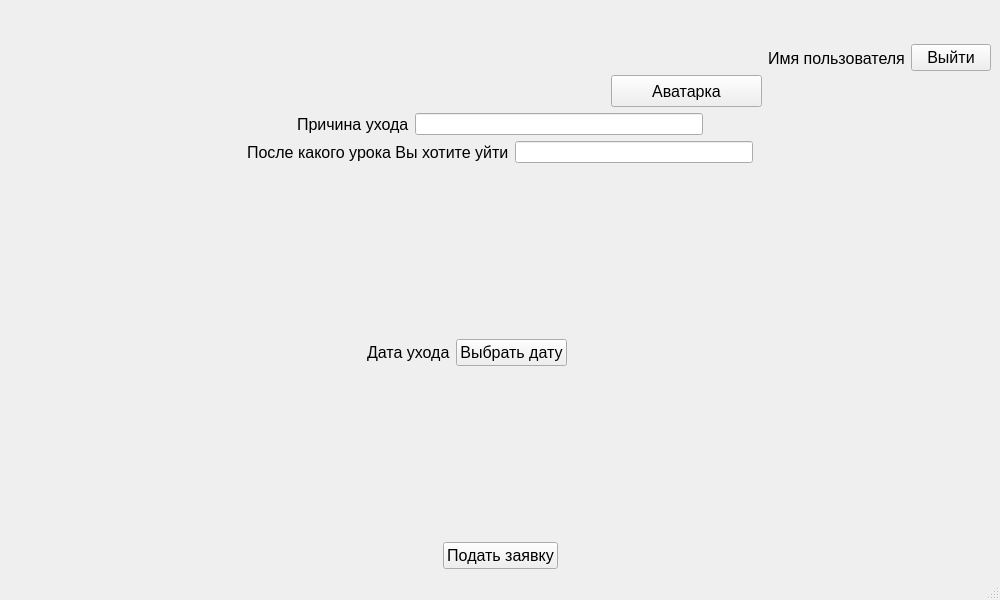
<?xml version="1.0" encoding="UTF-8"?>
<ui version="4.0">
 <class>MainWindow</class>
 <widget class="QMainWindow" name="MainWindow">
  <property name="geometry">
   <rect>
    <x>0</x>
    <y>0</y>
    <width>1000</width>
    <height>600</height>
   </rect>
  </property>
  <property name="maximumSize">
   <size>
    <width>16777215</width>
    <height>16777215</height>
   </size>
  </property>
  <property name="windowTitle">
   <string>MainWindow</string>
  </property>
  <property name="layoutDirection">
   <enum>Qt::LeftToRight</enum>
  </property>
  <widget class="QWidget" name="centralwidget">
   <layout class="QVBoxLayout" name="verticalLayout">
    <item>
     <layout class="QHBoxLayout" name="horizontalLayout_3">
      <item>
       <spacer name="horizontalSpacer">
        <property name="orientation">
         <enum>Qt::Horizontal</enum>
        </property>
        <property name="sizeHint" stdset="0">
         <size>
          <width>40</width>
          <height>20</height>
         </size>
        </property>
       </spacer>
      </item>
      <item>
       <spacer name="horizontalSpacer_12">
        <property name="orientation">
         <enum>Qt::Horizontal</enum>
        </property>
        <property name="sizeHint" stdset="0">
         <size>
          <width>40</width>
          <height>20</height>
         </size>
        </property>
       </spacer>
      </item>
      <item>
       <spacer name="horizontalSpacer_13">
        <property name="orientation">
         <enum>Qt::Horizontal</enum>
        </property>
        <property name="sizeHint" stdset="0">
         <size>
          <width>40</width>
          <height>20</height>
         </size>
        </property>
       </spacer>
      </item>
      <item>
       <spacer name="horizontalSpacer_14">
        <property name="orientation">
         <enum>Qt::Horizontal</enum>
        </property>
        <property name="sizeHint" stdset="0">
         <size>
          <width>40</width>
          <height>20</height>
         </size>
        </property>
       </spacer>
      </item>
      <item>
       <layout class="QVBoxLayout" name="verticalLayout_2">
        <item>
         <layout class="QHBoxLayout" name="horizontalLayout_6">
          <item>
           <spacer name="horizontalSpacer_11">
            <property name="orientation">
             <enum>Qt::Horizontal</enum>
            </property>
            <property name="sizeHint" stdset="0">
             <size>
              <width>40</width>
              <height>20</height>
             </size>
            </property>
           </spacer>
          </item>
          <item>
           <widget class="QLabel" name="label_6">
            <property name="sizePolicy">
             <sizepolicy hsizetype="Fixed" vsizetype="Fixed">
              <horstretch>0</horstretch>
              <verstretch>0</verstretch>
             </sizepolicy>
            </property>
            <property name="minimumSize">
             <size>
              <width>60</width>
              <height>60</height>
             </size>
            </property>
            <property name="maximumSize">
             <size>
              <width>60</width>
              <height>60</height>
             </size>
            </property>
            <property name="text">
             <string/>
            </property>
           </widget>
          </item>
          <item>
           <spacer name="horizontalSpacer_10">
            <property name="orientation">
             <enum>Qt::Horizontal</enum>
            </property>
            <property name="sizeHint" stdset="0">
             <size>
              <width>40</width>
              <height>20</height>
             </size>
            </property>
           </spacer>
          </item>
         </layout>
        </item>
        <item>
         <widget class="QPushButton" name="pushButton_5">
          <property name="sizePolicy">
           <sizepolicy hsizetype="Minimum" vsizetype="Fixed">
            <horstretch>0</horstretch>
            <verstretch>0</verstretch>
           </sizepolicy>
          </property>
          <property name="minimumSize">
           <size>
            <width>60</width>
            <height>32</height>
           </size>
          </property>
          <property name="maximumSize">
           <size>
            <width>16777215</width>
            <height>16777215</height>
           </size>
          </property>
          <property name="font">
           <font>
            <pointsize>12</pointsize>
           </font>
          </property>
          <property name="text">
           <string>Аватарка</string>
          </property>
          <property name="autoRepeat">
           <bool>false</bool>
          </property>
         </widget>
        </item>
       </layout>
      </item>
      <item>
       <widget class="QLabel" name="label_4">
        <property name="font">
         <font>
          <pointsize>12</pointsize>
         </font>
        </property>
        <property name="text">
         <string>Имя пользователя</string>
        </property>
       </widget>
      </item>
      <item>
       <widget class="QPushButton" name="pushButton_4">
        <property name="font">
         <font>
          <pointsize>12</pointsize>
         </font>
        </property>
        <property name="text">
         <string>Выйти</string>
        </property>
        <property name="autoRepeat">
         <bool>false</bool>
        </property>
       </widget>
      </item>
     </layout>
    </item>
    <item>
     <layout class="QHBoxLayout" name="horizontalLayout">
      <item>
       <spacer name="horizontalSpacer_2">
        <property name="orientation">
         <enum>Qt::Horizontal</enum>
        </property>
        <property name="sizeHint" stdset="0">
         <size>
          <width>40</width>
          <height>20</height>
         </size>
        </property>
       </spacer>
      </item>
      <item>
       <widget class="QLabel" name="label">
        <property name="font">
         <font>
          <pointsize>12</pointsize>
         </font>
        </property>
        <property name="text">
         <string>Причина ухода</string>
        </property>
       </widget>
      </item>
      <item>
       <widget class="QLineEdit" name="lineEdit"/>
      </item>
      <item>
       <spacer name="horizontalSpacer_6">
        <property name="orientation">
         <enum>Qt::Horizontal</enum>
        </property>
        <property name="sizeHint" stdset="0">
         <size>
          <width>40</width>
          <height>20</height>
         </size>
        </property>
       </spacer>
      </item>
     </layout>
    </item>
    <item>
     <layout class="QHBoxLayout" name="horizontalLayout_2">
      <item>
       <spacer name="horizontalSpacer_3">
        <property name="orientation">
         <enum>Qt::Horizontal</enum>
        </property>
        <property name="sizeHint" stdset="0">
         <size>
          <width>40</width>
          <height>20</height>
         </size>
        </property>
       </spacer>
      </item>
      <item>
       <widget class="QLabel" name="label_2">
        <property name="font">
         <font>
          <pointsize>12</pointsize>
         </font>
        </property>
        <property name="text">
         <string>После какого урока Вы хотите уйти</string>
        </property>
       </widget>
      </item>
      <item>
       <widget class="QLineEdit" name="lineEdit_2"/>
      </item>
      <item>
       <spacer name="horizontalSpacer_7">
        <property name="orientation">
         <enum>Qt::Horizontal</enum>
        </property>
        <property name="sizeHint" stdset="0">
         <size>
          <width>40</width>
          <height>20</height>
         </size>
        </property>
       </spacer>
      </item>
     </layout>
    </item>
    <item>
     <layout class="QHBoxLayout" name="horizontalLayout_4">
      <item>
       <spacer name="horizontalSpacer_4">
        <property name="orientation">
         <enum>Qt::Horizontal</enum>
        </property>
        <property name="sizeHint" stdset="0">
         <size>
          <width>40</width>
          <height>20</height>
         </size>
        </property>
       </spacer>
      </item>
      <item>
       <widget class="QLabel" name="label_3">
        <property name="font">
         <font>
          <pointsize>12</pointsize>
         </font>
        </property>
        <property name="text">
         <string>Дата ухода</string>
        </property>
       </widget>
      </item>
      <item>
       <widget class="QPushButton" name="pushButton">
        <property name="font">
         <font>
          <pointsize>12</pointsize>
         </font>
        </property>
        <property name="text">
         <string>Выбрать дату</string>
        </property>
       </widget>
      </item>
      <item>
       <widget class="QLabel" name="label_5">
        <property name="sizePolicy">
         <sizepolicy hsizetype="Fixed" vsizetype="Preferred">
          <horstretch>0</horstretch>
          <verstretch>0</verstretch>
         </sizepolicy>
        </property>
        <property name="minimumSize">
         <size>
          <width>60</width>
          <height>0</height>
         </size>
        </property>
        <property name="text">
         <string/>
        </property>
       </widget>
      </item>
      <item>
       <spacer name="horizontalSpacer_8">
        <property name="orientation">
         <enum>Qt::Horizontal</enum>
        </property>
        <property name="sizeHint" stdset="0">
         <size>
          <width>40</width>
          <height>20</height>
         </size>
        </property>
       </spacer>
      </item>
     </layout>
    </item>
    <item>
     <layout class="QHBoxLayout" name="horizontalLayout_5">
      <item>
       <spacer name="horizontalSpacer_5">
        <property name="orientation">
         <enum>Qt::Horizontal</enum>
        </property>
        <property name="sizeHint" stdset="0">
         <size>
          <width>40</width>
          <height>20</height>
         </size>
        </property>
       </spacer>
      </item>
      <item>
       <widget class="QPushButton" name="pushButton_3">
        <property name="font">
         <font>
          <pointsize>12</pointsize>
         </font>
        </property>
        <property name="text">
         <string>Подать заявку</string>
        </property>
       </widget>
      </item>
      <item>
       <spacer name="horizontalSpacer_9">
        <property name="orientation">
         <enum>Qt::Horizontal</enum>
        </property>
        <property name="sizeHint" stdset="0">
         <size>
          <width>40</width>
          <height>20</height>
         </size>
        </property>
       </spacer>
      </item>
     </layout>
    </item>
   </layout>
  </widget>
  <widget class="QMenuBar" name="menubar">
   <property name="geometry">
    <rect>
     <x>0</x>
     <y>0</y>
     <width>1000</width>
     <height>26</height>
    </rect>
   </property>
  </widget>
  <widget class="QStatusBar" name="statusbar"/>
 </widget>
 <resources/>
 <connections/>
</ui>
